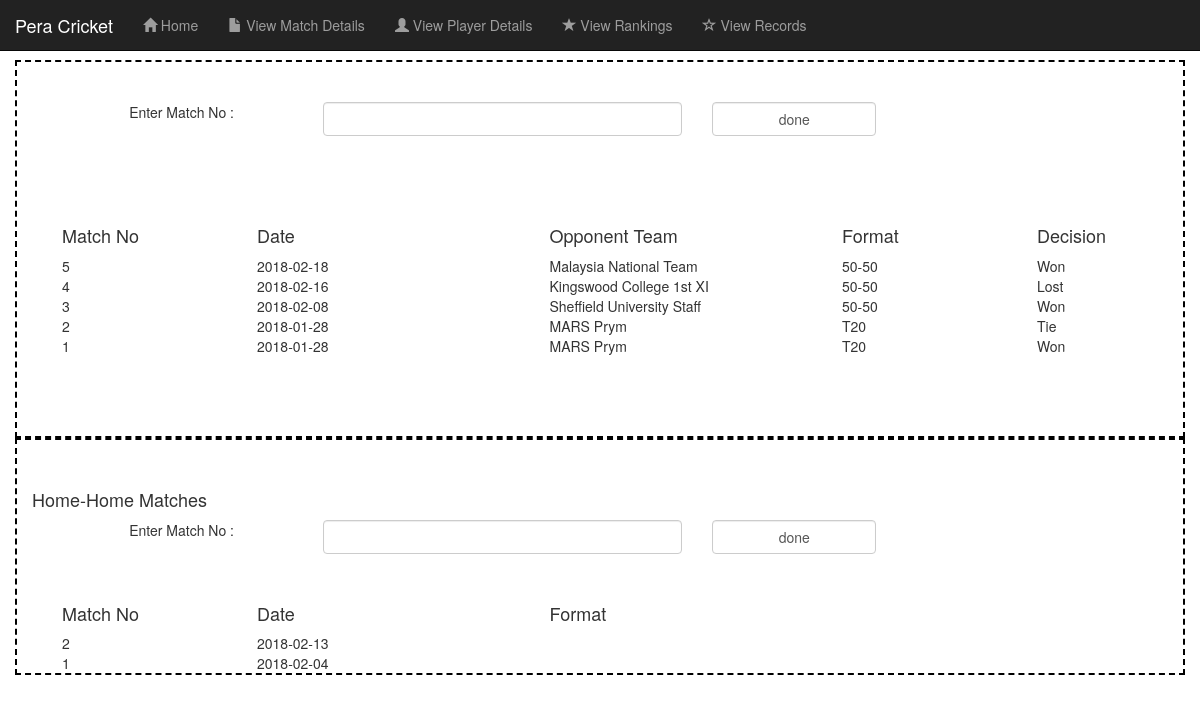
The page /view.php on the database its author committed.
### tables this page shows
CREATE TABLE `matches_directory` (
  `match_no` int(11) NOT NULL,
  `format` varchar(10) DEFAULT NULL,
  `Date` date DEFAULT NULL,
  `Opponent` varchar(100) DEFAULT NULL,
  `Venue` varchar(100) DEFAULT NULL,
  `UOP_scores` int(11) DEFAULT NULL,
  `UOP_wickets` int(11) DEFAULT NULL,
  `UOP_overs` float DEFAULT NULL,
  `Opp_scores` int(11) DEFAULT NULL,
  `Opp_wickets` int(11) DEFAULT NULL,
  `Opp_overs` float DEFAULT NULL,
  `Decision` varchar(10) DEFAULT NULL
);

CREATE TABLE `home_matches_scorecarda` (
  `match_no` int(11) NOT NULL,
  `date` date DEFAULT NULL,
  `venue` varchar(50) DEFAULT NULL,
  `decision` varchar(10) DEFAULT NULL,
  `totalA` int(11) DEFAULT NULL,
  `extrasA` varchar(5) DEFAULT NULL,
  `wicketsA` int(11) DEFAULT NULL,
  `opoversA` varchar(5) DEFAULT NULL,
  `batsmenA` int(11) DEFAULT NULL,
  `bowlersA` int(11) DEFAULT NULL,
  `name1a` varchar(20) DEFAULT NULL,
  `howout1a` varchar(10) DEFAULT NULL,
  `marks1a` varchar(5) DEFAULT NULL,
  `name2a` varchar(20) DEFAULT NULL,
  `howout2a` varchar(10) DEFAULT NULL,
  `marks2a` varchar(5) DEFAULT NULL,
  `name3a` varchar(20) DEFAULT NULL,
  `howout3a` varchar(10) DEFAULT NULL,
  `marks3a` varchar(5) DEFAULT NULL,
  `name4a` varchar(20) DEFAULT NULL,
  `howout4a` varchar(10) DEFAULT NULL,
  `marks4a` varchar(5) DEFAULT NULL,
  `name5a` varchar(20) DEFAULT NULL,
  `howout5a` varchar(10) DEFAULT NULL,
  `marks5a` varchar(5) DEFAULT NULL,
  `name6a` varchar(20) DEFAULT NULL,
  `howout6a` varchar(10) DEFAULT NULL,
  `marks6a` varchar(5) DEFAULT NULL,
  `name7a` varchar(20) DEFAULT NULL,
  `howout7a` varchar(10) DEFAULT NULL,
  `marks7a` varchar(5) DEFAULT NULL,
  `name8a` varchar(20) DEFAULT NULL,
  `howout8a` varchar(10) DEFAULT NULL,
  `marks8a` varchar(5) DEFAULT NULL,
  `name9a` varchar(20) DEFAULT NULL,
  `howout9a` varchar(10) DEFAULT NULL,
  `marks9a` varchar(5) DEFAULT NULL,
  `name10a` varchar(20) DEFAULT NULL,
  `howout10a` varchar(10) DEFAULT NULL,
  `marks10a` varchar(5) DEFAULT NULL,
  `name11a` varchar(20) DEFAULT NULL,
  `howout11a` varchar(10) DEFAULT NULL,
  `marks11a` varchar(5) DEFAULT NULL,
  `b1a` varchar(20) DEFAULT NULL,
  `bovers1a` varchar(5) DEFAULT NULL,
  `bruns1a` varchar(5) DEFAULT NULL,
  `bextras1a` varchar(5) DEFAULT NULL,
  `bwickets1a` varchar(5) DEFAULT NULL,
  `b2a` varchar(20) DEFAULT NULL,
  `bovers2a` varchar(5) DEFAULT NULL,
  `bruns2a` varchar(5) DEFAULT NULL,
  `bextras2a` varchar(5) DEFAULT NULL,
  `bwickets2a` varchar(5) DEFAULT NULL,
  `b3a` varchar(20) DEFAULT NULL,
  `bovers3a` varchar(5) DEFAULT NULL,
  `bruns3a` varchar(5) DEFAULT NULL,
  `bextras3a` varchar(5) DEFAULT NULL,
  `bwickets3a` varchar(5) DEFAULT NULL,
  `b4a` varchar(20) DEFAULT NULL,
  `bovers4a` varchar(5) DEFAULT NULL,
  `bruns4a` varchar(5) DEFAULT NULL,
  `bextras4a` varchar(5) DEFAULT NULL,
  `bwickets4a` varchar(5) DEFAULT NULL,
  `b5a` varchar(20) DEFAULT NULL,
  `bovers5a` varchar(5) DEFAULT NULL,
  `bruns5a` varchar(5) DEFAULT NULL,
  `bextras5a` varchar(5) DEFAULT NULL,
  `bwickets5a` varchar(5) DEFAULT NULL,
  `b6a` varchar(20) DEFAULT NULL,
  `bovers6a` varchar(5) DEFAULT NULL,
  `bruns6a` varchar(5) DEFAULT NULL,
  `bextras6a` varchar(5) DEFAULT NULL,
  `bwickets6a` varchar(5) DEFAULT NULL,
  `b7a` varchar(20) DEFAULT NULL,
  `bovers7a` varchar(5) DEFAULT NULL,
  `bruns7a` varchar(5) DEFAULT NULL,
  `bextras7a` varchar(5) DEFAULT NULL,
  `bwickets7a` varchar(5) DEFAULT NULL,
  `b8a` varchar(20) DEFAULT NULL,
  `bovers8a` varchar(5) DEFAULT NULL,
  `bruns8a` varchar(5) DEFAULT NULL,
  `bextras8a` varchar(5) DEFAULT NULL,
  `bwickets8a` varchar(5) DEFAULT NULL,
  `b9a` varchar(20) DEFAULT NULL,
  `bovers9a` varchar(5) DEFAULT NULL,
  `bruns9a` varchar(5) DEFAULT NULL,
  `bextras9a` varchar(5) DEFAULT NULL,
  `bwickets9a` varchar(5) DEFAULT NULL,
  `b10a` varchar(20) DEFAULT NULL,
  `bovers10a` varchar(5) DEFAULT NULL,
  `bruns10a` varchar(5) DEFAULT NULL,
  `bextras10a` varchar(5) DEFAULT NULL,
  `bwickets10a` varchar(5) DEFAULT NULL,
  `b11a` varchar(20) DEFAULT NULL,
  `bovers11a` varchar(5) DEFAULT NULL,
  `bruns11a` varchar(5) DEFAULT NULL,
  `bextras11a` varchar(5) DEFAULT NULL,
  `bwickets11a` varchar(5) DEFAULT NULL
);

### view.php (the view, shortened to what this page needs)
<?php
    require "connect.php";
?>
<!DOCTYPE html>
<html lang="en">
<head>
    <link rel="stylesheet" href="https://maxcdn.bootstrapcdn.com/bootstrap/3.3.7/css/bootstrap.min.css">
</head>
<body>
<nav class="navbar navbar-inverse navbar-fixed-top">
  <div class="container-fluid">
    <div class="navbar-header">
      <a class="navbar-brand" href="#">Pera Cricket</a>
    </div>
    <div>
      <div class="collapse navbar-collapse" id="myNavbar">
        <ul class="nav navbar-nav">
				<li><a href="index"><span class="glyphicon glyphicon-home"></span> Home</a></li>
				<li><a href="view"><span class="glyphicon glyphicon-file"></span> View Match Details</a></li>
				<li><a href="player"><span class="glyphicon glyphicon-user"></span> View Player Details</a></li>
			<li><a href="rankings"><span class="glyphicon glyphicon-star"></span> View Rankings</a></li>
			<li><a href="records"><span class="glyphicon glyphicon-star-empty"></span> View Records</a></li>
        </ul>
      </div>
    </div>
  </div>
</nav>
    <br><br><br>
    <div class='container' id='one'>
        <br><br>
    <div class='row' >
        <div class='col-md-1' ></div>
        <div class='col-md-2' >Enter Match No : </div>
        <div class='col-md-4' >
            <form action="prev_match" method="post">
            <?php
	        echo "<input type='text' class='form-control' name='prev' list='prev'><datalist id='prev'>";
            echo "</datalist>";
            ?>
            </div>
            <div class='col-md-2' >
            <input class='form-control' type="submit" value="done">
            </div>
    </div>
    <br><br>
    <br><br>
    <div class="container">
        <?php
            $query = 'SELECT * FROM `matches_directory` ORDER BY `Date` DESC LIMIT 10';
            $is_query_run = mysqli_query($connect,$query);
            echo "<div class='container'><div class='row'><div class='col-md-2 col-xs-2'><h4>Match No</h4></div><div class='col-md-3 col-xs-3'><h4>Date</h4></div><div class='col-md-3 col-xs-3'><h4>Opponent Team</h4></div><div class='col-md-2 col-xs-2'><h4>Format</h4></div><div class='col-md-2 col-xs-2'><h4>Decision</h4></div></div>";
            while($query_execute = mysqli_fetch_assoc($is_query_run)){
                echo "<div class='row'><div class='col-md-2 col-xs-2'>".$query_execute['match_no']."</div><div class='col-md-3 col-xs-3'>".$query_execute['Date']."</div><div class='col-md-3 col-xs-3'>".$query_execute['Opponent']."</div><div class='col-md-2 col-xs-2'>".$query_execute['format']."</div><div class='col-md-2 col-xs-2'>".$query_execute['Decision']."</div></div>";
            }
            echo "</div>";
        ?>
    </div>
    <br><br><br><br>
</div>
<div class='container' id='one'>
        <br><br><p align="center"><h4>Home-Home Matches</h4></p>
    <div class='row' >
        <div class='col-md-1' ></div>
        <div class='col-md-2' >Enter Match No : </div>
        <div class='col-md-4' >
            <form action="prev_home_match" method="post">
            <?php
	        echo "<input type='text' class='form-control' name='prev1' list='prev1'><datalist id='prev1'>";
            echo "</datalist>";
            ?>
            </div>
            <div class='col-md-2' >
            <input class='form-control' type="submit" value="done">
            </div>
    </div>
    <br><br>
<div class="container">
        <?php
            $query = 'SELECT * FROM `home_matches_scorecarda` ORDER BY `date` DESC LIMIT 10';
            $is_query_run = mysqli_query($connect,$query);
            echo "<div class='container'><div class='row'><div class='col-md-2 col-xs-2'><h4>Match No</h4></div><div class='col-md-3 col-xs-3'><h4>Date</h4></div><div class='col-md-2 col-xs-2'><h4>Format</h4></div></div>";
            while($query_execute = mysqli_fetch_assoc($is_query_run)){
                echo "<div class='row'><div class='col-md-2 col-xs-2'>".$query_execute['match_no']."</div><div class='col-md-3 col-xs-3'>".$query_execute['date']."</div><div class='col-md-2 col-xs-2'>".$query_execute['format']."</div></div>";
            }
            echo "</div>";
        ?>
    </div>
</div>
</body>
</html>

### view.php (style rules this page uses)
#one { border: 2px dashed black; }

### rows shown on the page
matches_directory: match_no "5", Date "2018-02-18", Opponent "Malaysia National Team", format "50-50", Decision "Won"
matches_directory: match_no "4", Date "2018-02-16", Opponent "Kingswood College 1st XI", format "50-50", Decision "Lost"
matches_directory: match_no "3", Date "2018-02-08", Opponent "Sheffield University Staff", format "50-50", Decision "Won"
matches_directory: match_no "2", Date "2018-01-28", Opponent "MARS Prym", format "T20", Decision "Tie"
matches_directory: match_no "1", Date "2018-01-28", Opponent "MARS Prym", format "T20", Decision "Won"
home_matches_scorecarda: match_no "2", date "2018-02-13"
home_matches_scorecarda: match_no "1", date "2018-02-04"
